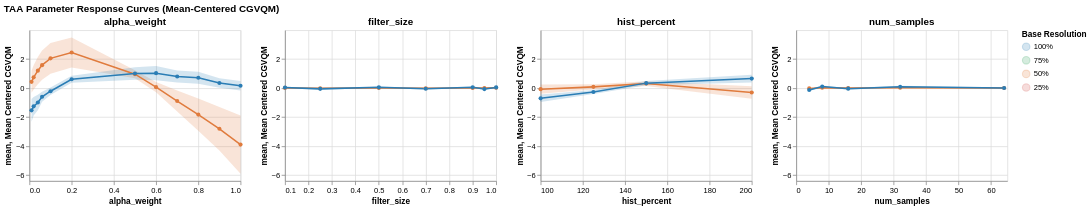

Source (notebook cell):
### Code cell
df_cent = load_df(JSON_PATH, center=True)
agg = df_cent.groupby(['parameter', 'resolution', 'value'])['score_centered'].agg(['mean', 'std', 'count']).reset_index()
agg['ci95'] = 1.96 * (agg['std'] / np.sqrt(agg['count']))
agg['resolution'] = agg['resolution'].astype(str) + '%'

y_min = (agg['mean'] - agg['ci95']).min() - 0.5
y_max = (agg['mean'] + agg['ci95']).max() + 0.5
y_scale = alt.Scale(domain=[y_min, y_max])

charts = []
for param in PARAMS:
    sub = agg[agg['parameter'] == param]
    band = alt.Chart(sub).mark_errorband(opacity=0.2).encode(
        x=alt.X('value:Q', title=param),
        y=alt.Y('mean:Q', scale=y_scale),
        yError='ci95:Q',
        color=alt.Color('resolution:N', scale=color_scale, sort=res_order)
    )
    line = alt.Chart(sub).mark_line(point=True).encode(
        x=alt.X('value:Q', title=param),
        y=alt.Y('mean:Q', title='Mean Centered CGVQM', scale=y_scale),
        color=alt.Color('resolution:N', title='Base Resolution', scale=color_scale, sort=res_order),
        tooltip=['resolution', 'value', alt.Tooltip('mean:Q', format='.3f'), alt.Tooltip('ci95:Q', format='.3f')]
    )
    charts.append((band + line).properties(title=f'{param}', width=280, height=200))

alt.hconcat(*[alt.hconcat(*charts[:2]), alt.hconcat(*charts[2:])]).resolve_scale(color='shared').properties(
    title='TAA Parameter Response Curves (Mean-Centered CGVQM)'
)

### Figure 1 — Vega-Lite specification as saved in the notebook (floating-point values rounded to 4 significant figures)
{"config": {"view": {"continuousWidth": 300, "continuousHeight": 300}}, "hconcat": [{"hconcat": [{"layer": [{"mark": {"type": "errorband", "opacity": 0.2}, "encoding": {"color": {"field": "resolution", "scale": {"domain": ["100%", "75%", "50%", "25%"], "range": ["#2a7db5", "#2ca05a", "#e07b3d", "#d4504a"]}, "sort": ["100%", "75%", "50%", "25%"], "type": "nominal"}, "x": {"field": "value", "title": "alpha_weight", "type": "quantitative"}, "y": {"field": "mean", "scale": {"domain": [-6.397, 3.982]}, "type": "quantitative"}, "yError": {"field": "ci95"}}}, {"mark": {"type": "line", "point": true}, "encoding": {"color": {"field": "resolution", "scale": {"domain": ["100%", "75%", "50%", "25%"], "range": ["#2a7db5", "#2ca05a", "#e07b3d", "#d4504a"]}, "sort": ["100%", "75%", "50%", "25%"], "title": "Base Resolution", "type": "nominal"}, "tooltip": [{"field": "resolution", "type": "nominal"}, {"field": "value", "type": "quantitative"}, {"field": "mean", "format": ".3f", "type": "quantitative"}, {"field": "ci95", "format": ".3f", "type": "quantitative"}], "x": {"field": "value", "title": "alpha_weight", "type": "quantitative"}, "y": {"field": "mean", "scale": {"domain": [-6.397, 3.982]}, "title": "Mean Centered CGVQM", "type": "quantitative"}}}], "data": {"name": "data-637325ffd3760d01943e40e42c86f2dd"}, "height": 200, "title": "alpha_weight", "width": 280}, {"layer": [{"mark": {"type": "errorband", "opacity": 0.2}, "encoding": {"color": {"field": "resolution", "scale": {"domain": ["100%", "75%", "50%", "25%"], "range": ["#2a7db5", "#2ca05a", "#e07b3d", "#d4504a"]}, "sort": ["100%", "75%", "50%", "25%"], "type": "nominal"}, "x": {"field": "value", "title": "filter_size", "type": "quantitative"}, "y": {"field": "mean", "scale": {"domain": [-6.397, 3.982]}, "type": "quantitative"}, "yError": {"field": "ci95"}}}, {"mark": {"type": "line", "point": true}, "encoding": {"color": {"field": "resolution", "scale": {"domain": ["100%", "75%", "50%", "25%"], "range": ["#2a7db5", "#2ca05a", "#e07b3d", "#d4504a"]}, "sort": ["100%", "75%", "50%", "25%"], "title": "Base Resolution", "type": "nominal"}, "tooltip": [{"field": "resolution", "type": "nominal"}, {"field": "value", "type": "quantitative"}, {"field": "mean", "format": ".3f", "type": "quantitative"}, {"field": "ci95", "format": ".3f", "type": "quantitative"}], "x": {"field": "value", "title": "filter_size", "type": "quantitative"}, "y": {"field": "mean", "scale": {"domain": [-6.397, 3.982]}, "title": "Mean Centered CGVQM", "type": "quantitative"}}}], "data": {"name": "data-4c468becb2d68f17247b52808ff0f6a9"}, "height": 200, "title": "filter_size", "width": 280}]}, {"hconcat": [{"layer": [{"mark": {"type": "errorband", "opacity": 0.2}, "encoding": {"color": {"field": "resolution", "scale": {"domain": ["100%", "75%", "50%", "25%"], "range": ["#2a7db5", "#2ca05a", "#e07b3d", "#d4504a"]}, "sort": ["100%", "75%", "50%", "25%"], "type": "nominal"}, "x": {"field": "value", "title": "hist_percent", "type": "quantitative"}, "y": {"field": "mean", "scale": {"domain": [-6.397, 3.982]}, "type": "quantitative"}, "yError": {"field": "ci95"}}}, {"mark": {"type": "line", "point": true}, "encoding": {"color": {"field": "resolution", "scale": {"domain": ["100%", "75%", "50%", "25%"], "range": ["#2a7db5", "#2ca05a", "#e07b3d", "#d4504a"]}, "sort": ["100%", "75%", "50%", "25%"], "title": "Base Resolution", "type": "nominal"}, "tooltip": [{"field": "resolution", "type": "nominal"}, {"field": "value", "type": "quantitative"}, {"field": "mean", "format": ".3f", "type": "quantitative"}, {"field": "ci95", "format": ".3f", "type": "quantitative"}], "x": {"field": "value", "title": "hist_percent", "type": "quantitative"}, "y": {"field": "mean", "scale": {"domain": [-6.397, 3.982]}, "title": "Mean Centered CGVQM", "type": "quantitative"}}}], "data": {"name": "data-9c4e0b7355debc02b711f435f13a50ad"}, "height": 200, "title": "hist_percent", "width": 280}, {"layer": [{"mark": {"type": "errorband", "opacity": 0.2}, "encoding": {"color": {"field": "resolution", "scale": {"domain": ["100%", "75%", "50%", "25%"], "range": ["#2a7db5", "#2ca05a", "#e07b3d", "#d4504a"]}, "sort": ["100%", "75%", "50%", "25%"], "type": "nominal"}, "x": {"field": "value", "title": "num_samples", "type": "quantitative"}, "y": {"field": "mean", "scale": {"domain": [-6.397, 3.982]}, "type": "quantitative"}, "yError": {"field": "ci95"}}}, {"mark": {"type": "line", "point": true}, "encoding": {"color": {"field": "resolution", "scale": {"domain": ["100%", "75%", "50%", "25%"], "range": ["#2a7db5", "#2ca05a", "#e07b3d", "#d4504a"]}, "sort": ["100%", "75%", "50%", "25%"], "title": "Base Resolution", "type": "nominal"}, "tooltip": [{"field": "resolution", "type": "nominal"}, {"field": "value", "type": "quantitative"}, {"field": "mean", "format": ".3f", "type": "quantitative"}, {"field": "ci95", "format": ".3f", "type": "quantitative"}], "x": {"field": "value", "title": "num_samples", "type": "quantitative"}, "y": {"field": "mean", "scale": {"domain": [-6.397, 3.982]}, "title": "Mean Centered CGVQM", "type": "quantitative"}}}], "data": {"name": "data-495fcba746fd2c0a3f455f22866c14bc"}, "height": 200, "title": "num_samples", "width": 280}]}], "resolve": {"scale": {"color": "shared"}}, "title": "TAA Parameter Response Curves (Mean-Centered CGVQM)", "$schema": "https://vega.github.io/schema/vega-lite/v6.1.0.json", "datasets": {"data-637325ffd3760d01943e40e42c86f2dd": [{"parameter": "alpha_weight", "resolution": "50%", "value": 0.01, "mean": 0.4271, "std": 1.724, "count": 20, "ci95": 0.7555}, {"parameter": "alpha_weight", "resolution": "50%", "value": 0.02, "mean": 0.7351, "std": 1.902, "count": 20, "ci95": 0.8337}, {"parameter": "alpha_weight", "resolution": "50%", "value": 0.04, "mean": 1.194, "std": 2.134, "count": 20, "ci95": 0.9352}, {"parameter": "alpha_weight", "resolution": "50%", "value": 0.06, "mean": 1.575, "std": 2.291, "count": 20, "ci95": 1.004}, {"parameter": "alpha_weight", "resolution": "50%", "value": 0.1, "mean": 2.042, "std": 2.42, "count": 20, "ci95": 1.061}, {"parameter": "alpha_weight", "resolution": "50%", "value": 0.2, "mean": 2.447, "std": 2.362, "count": 20, "ci95": 1.035}, {"parameter": "alpha_weight", "resolution": "50%", "value": 0.5, "mean": 0.9498, "std": 0.6141, "count": 20, "ci95": 0.2692}, {"parameter": "alpha_weight", "resolution": "50%", "value": 0.6, "mean": 0.05921, "std": 0.8025, "count": 20, "ci95": 0.3517}, {"parameter": "alpha_weight", "resolution": "50%", "value": 0.7, "mean": -0.8962, "std": 1.655, "count": 20, "ci95": 0.7253}, {"parameter": "alpha_weight", "resolution": "50%", "value": 0.8, "mean": -1.83, "std": 2.522, "count": 20, "ci95": 1.106}, {"parameter": "alpha_weight", "resolution": "50%", "value": 0.9, "mean": -2.807, "std": 3.428, "count": 20, "ci95": 1.502}, {"parameter": "alpha_weight", "resolution": "50%", "value": 1.0, "mean": -3.896, "std": 4.566, "count": 20, "ci95": 2.001}, {"parameter": "alpha_weight", "resolution": "71%", "value": 0.01, "mean": -0.778, "std": 1.218, "count": 20, "ci95": 0.5339}, {"parameter": "alpha_weight", "resolution": "71%", "value": 0.02, "mean": -0.5658, "std": 1.126, "count": 20, "ci95": 0.4935}, {"parameter": "alpha_weight", "resolution": "71%", "value": 0.04, "mean": -0.1546, "std": 0.985, "count": 20, "ci95": 0.4317}, {"parameter": "alpha_weight", "resolution": "71%", "value": 0.06, "mean": 0.1716, "std": 0.9363, "count": 20, "ci95": 0.4104}, {"parameter": "alpha_weight", "resolution": "71%", "value": 0.1, "mean": 0.6819, "std": 1.029, "count": 20, "ci95": 0.4511}, {"parameter": "alpha_weight", "resolution": "71%", "value": 0.2, "mean": 1.346, "std": 1.236, "count": 20, "ci95": 0.5415}, {"parameter": "alpha_weight", "resolution": "71%", "value": 0.5, "mean": 1.174, "std": 1.004, "count": 20, "ci95": 0.4401}, {"parameter": "alpha_weight", "resolution": "71%", "value": 0.6, "mean": 0.79, "std": 0.7316, "count": 20, "ci95": 0.3207}, {"parameter": "alpha_weight", "resolution": "71%", "value": 0.7, "mean": 0.2887, "std": 0.7044, "count": 20, "ci95": 0.3087}, {"parameter": "alpha_weight", "resolution": "71%", "value": 0.8, "mean": -0.2841, "std": 0.9678, "count": 20, "ci95": 0.4241}, {"parameter": "alpha_weight", "resolution": "71%", "value": 0.9, "mean": -0.956, "std": 1.489, "count": 20, "ci95": 0.6526}, {"parameter": "alpha_weight", "resolution": "71%", "value": 1.0, "mean": -1.714, "std": 2.23, "count": 20, "ci95": 0.9773}, {"parameter": "alpha_weight", "resolution": "87%", "value": 0.01, "mean": -1.313, "std": 1.535, "count": 20, "ci95": 0.6727}, {"parameter": "alpha_weight", "resolution": "87%", "value": 0.02, "mean": -1.129, "std": 1.32, "count": 20, "ci95": 0.5787}, {"parameter": "alpha_weight", "resolution": "87%", "value": 0.04, "mean": -0.7645, "std": 0.9718, "count": 20, "ci95": 0.4259}, {"parameter": "alpha_weight", "resolution": "87%", "value": 0.06, "mean": -0.4751, "std": 0.7601, "count": 20, "ci95": 0.3331}, {"parameter": "alpha_weight", "resolution": "87%", "value": 0.1, "mean": 0.02669, "std": 0.4599, "count": 20, "ci95": 0.2016}, {"parameter": "alpha_weight", "resolution": "87%", "value": 0.2, "mean": 0.71, "std": 0.6941, "count": 20, "ci95": 0.3042}, {"parameter": "alpha_weight", "resolution": "87%", "value": 0.5, "mean": 1.123, "std": 1.024, "count": 20, "ci95": 0.449}, {"parameter": "alpha_weight", "resolution": "87%", "value": 0.6, "mean": 0.9397, "std": 0.9643, "count": 20, "ci95": 0.4226}, {"parameter": "alpha_weight", "resolution": "87%", "value": 0.7, "mean": 0.7514, "std": 0.8775, "count": 20, "ci95": 0.3846}, {"parameter": "alpha_weight", "resolution": "87%", "value": 0.8, "mean": 0.4137, "std": 0.7275, "count": 20, "ci95": 0.3189}, {"parameter": "alpha_weight", "resolution": "87%", "value": 0.9, "mean": 0.07836, "std": 0.7122, "count": 20, "ci95": 0.3121}, {"parameter": "alpha_weight", "resolution": "87%", "value": 1.0, "mean": -0.3609, "std": 0.7521, "count": 20, "ci95": 0.3296}, {"parameter": "alpha_weight", "resolution": "100%", "value": 0.01, "mean": -1.538, "std": 1.774, "count": 20, "ci95": 0.7776}, {"parameter": "alpha_weight", "resolution": "100%", "value": 0.02, "mean": -1.262, "std": 1.452, "count": 20, "ci95": 0.6363}, {"parameter": "alpha_weight", "resolution": "100%", "value": 0.04, "mean": -0.9962, "std": 1.203, "count": 20, "ci95": 0.5273}, {"parameter": "alpha_weight", "resolution": "100%", "value": 0.06, "mean": -0.6009, "std": 0.7988, "count": 20, "ci95": 0.3501}, {"parameter": "alpha_weight", "resolution": "100%", "value": 0.1, "mean": -0.2217, "std": 0.5909, "count": 20, "ci95": 0.259}, {"parameter": "alpha_weight", "resolution": "100%", "value": 0.2, "mean": 0.6026, "std": 0.5596, "count": 20, "ci95": 0.2453}, {"parameter": "alpha_weight", "resolution": "100%", "value": 0.5, "mean": 0.9991, "std": 0.9849, "count": 20, "ci95": 0.4316}, {"parameter": "alpha_weight", "resolution": "100%", "value": 0.6, "mean": 1.022, "std": 1.122, "count": 20, "ci95": 0.4919}, {"parameter": "alpha_weight", "resolution": "100%", "value": 0.7, "mean": 0.7897, "std": 0.9347, "count": 20, "ci95": 0.4096}, {"parameter": "alpha_weight", "resolution": "100%", "value": 0.8, "mean": 0.7074, "std": 0.9555, "count": 20, "ci95": 0.4188}, {"parameter": "alpha_weight", "resolution": "100%", "value": 0.9, "mean": 0.3461, "std": 0.7362, "count": 20, "ci95": 0.3227}, {"parameter": "alpha_weight", "resolution": "100%", "value": 1.0, "mean": 0.1529, "std": 0.741, "count": 20, "ci95": 0.3248}], "data-4c468becb2d68f17247b52808ff0f6a9": [{"parameter": "filter_size", "resolution": "50%", "value": 0.1, "mean": 0.005882, "std": 0.08596, "count": 20, "ci95": 0.03767}, {"parameter": "filter_size", "resolution": "50%", "value": 0.25, "mean": -0.01539, "std": 0.1191, "count": 20, "ci95": 0.05218}, {"parameter": "filter_size", "resolution": "50%", "value": 0.5, "mean": -0.0008203, "std": 0.07591, "count": 20, "ci95": 0.03327}, {"parameter": "filter_size", "resolution": "50%", "value": 0.7, "mean": -0.0131, "std": 0.1167, "count": 20, "ci95": 0.05115}, {"parameter": "filter_size", "resolution": "50%", "value": 0.9, "mean": 0.002611, "std": 0.08599, "count": 20, "ci95": 0.03769}, {"parameter": "filter_size", "resolution": "50%", "value": 0.95, "mean": 0.001544, "std": 0.08755, "count": 20, "ci95": 0.03837}, {"parameter": "filter_size", "resolution": "50%", "value": 1.0, "mean": 0.01927, "std": 0.08623, "count": 20, "ci95": 0.03779}, {"parameter": "filter_size", "resolution": "71%", "value": 0.1, "mean": -0.01644, "std": 0.1297, "count": 20, "ci95": 0.05685}, {"parameter": "filter_size", "resolution": "71%", "value": 0.25, "mean": 0.002828, "std": 0.1213, "count": 20, "ci95": 0.05317}, {"parameter": "filter_size", "resolution": "71%", "value": 0.5, "mean": 0.002011, "std": 0.09059, "count": 20, "ci95": 0.0397}, {"parameter": "filter_size", "resolution": "71%", "value": 0.7, "mean": -0.001454, "std": 0.1235, "count": 20, "ci95": 0.05412}, {"parameter": "filter_size", "resolution": "71%", "value": 0.9, "mean": 0.004888, "std": 0.07667, "count": 20, "ci95": 0.0336}, {"parameter": "filter_size", "resolution": "71%", "value": 0.95, "mean": 0.008458, "std": 0.1315, "count": 20, "ci95": 0.05765}, {"parameter": "filter_size", "resolution": "71%", "value": 1.0, "mean": -0.000286, "std": 0.08694, "count": 20, "ci95": 0.0381}, {"parameter": "filter_size", "resolution": "87%", "value": 0.1, "mean": -0.00324, "std": 0.1185, "count": 20, "ci95": 0.05194}, {"parameter": "filter_size", "resolution": "87%", "value": 0.25, "mean": 0.007664, "std": 0.1598, "count": 20, "ci95": 0.07004}, {"parameter": "filter_size", "resolution": "87%", "value": 0.5, "mean": -0.01524, "std": 0.1132, "count": 20, "ci95": 0.04962}, {"parameter": "filter_size", "resolution": "87%", "value": 0.7, "mean": 0.004368, "std": 0.1424, "count": 20, "ci95": 0.06239}, {"parameter": "filter_size", "resolution": "87%", "value": 0.9, "mean": -0.008183, "std": 0.1168, "count": 20, "ci95": 0.05118}, {"parameter": "filter_size", "resolution": "87%", "value": 0.95, "mean": 0.01694, "std": 0.1544, "count": 20, "ci95": 0.06765}, {"parameter": "filter_size", "resolution": "87%", "value": 1.0, "mean": -0.002306, "std": 0.1206, "count": 20, "ci95": 0.05286}, {"parameter": "filter_size", "resolution": "100%", "value": 0.1, "mean": 0.03795, "std": 0.1085, "count": 20, "ci95": 0.04753}, {"parameter": "filter_size", "resolution": "100%", "value": 0.25, "mean": -0.05901, "std": 0.1516, "count": 20, "ci95": 0.06645}, {"parameter": "filter_size", "resolution": "100%", "value": 0.5, "mean": 0.04708, "std": 0.1032, "count": 20, "ci95": 0.04524}, {"parameter": "filter_size", "resolution": "100%", "value": 0.7, "mean": -0.04658, "std": 0.1397, "count": 20, "ci95": 0.06124}, {"parameter": "filter_size", "resolution": "100%", "value": 0.9, "mean": 0.05158, "std": 0.09888, "count": 20, "ci95": 0.04334}, {"parameter": "filter_size", "resolution": "100%", "value": 0.95, "mean": -0.07288, "std": 0.1291, "count": 20, "ci95": 0.05659}, {"parameter": "filter_size", "resolution": "100%", "value": 1.0, "mean": 0.04187, "std": 0.1101, "count": 20, "ci95": 0.04827}], "data-9c4e0b7355debc02b711f435f13a50ad": [{"parameter": "hist_percent", "resolution": "50%", "value": 100.0, "mean": -0.07749, "std": 0.727, "count": 20, "ci95": 0.3186}, {"parameter": "hist_percent", "resolution": "50%", "value": 125.0, "mean": 0.07866, "std": 0.4157, "count": 20, "ci95": 0.1822}, {"parameter": "hist_percent", "resolution": "50%", "value": 150.0, "mean": 0.3059, "std": 0.3843, "count": 20, "ci95": 0.1684}, {"parameter": "hist_percent", "resolution": "50%", "value": 200.0, "mean": -0.307, "std": 0.9873, "count": 20, "ci95": 0.4327}, {"parameter": "hist_percent", "resolution": "71%", "value": 100.0, "mean": -0.6867, "std": 0.6476, "count": 20, "ci95": 0.2838}, {"parameter": "hist_percent", "resolution": "71%", "value": 125.0, "mean": -0.1179, "std": 0.254, "count": 20, "ci95": 0.1113}, {"parameter": "hist_percent", "resolution": "71%", "value": 150.0, "mean": 0.2706, "std": 0.2423, "count": 20, "ci95": 0.1062}, {"parameter": "hist_percent", "resolution": "71%", "value": 200.0, "mean": 0.534, "std": 0.6629, "count": 20, "ci95": 0.2905}, {"parameter": "hist_percent", "resolution": "87%", "value": 100.0, "mean": -0.7567, "std": 0.6414, "count": 20, "ci95": 0.2811}, {"parameter": "hist_percent", "resolution": "87%", "value": 125.0, "mean": -0.187, "std": 0.2503, "count": 20, "ci95": 0.1097}, {"parameter": "hist_percent", "resolution": "87%", "value": 150.0, "mean": 0.2871, "std": 0.2471, "count": 20, "ci95": 0.1083}, {"parameter": "hist_percent", "resolution": "87%", "value": 200.0, "mean": 0.6566, "std": 0.6479, "count": 20, "ci95": 0.2839}, {"parameter": "hist_percent", "resolution": "100%", "value": 100.0, "mean": -0.711, "std": 0.5855, "count": 20, "ci95": 0.2566}, {"parameter": "hist_percent", "resolution": "100%", "value": 125.0, "mean": -0.2753, "std": 0.324, "count": 20, "ci95": 0.142}, {"parameter": "hist_percent", "resolution": "100%", "value": 150.0, "mean": 0.3364, "std": 0.327, "count": 20, "ci95": 0.1433}, {"parameter": "hist_percent", "resolution": "100%", "value": 200.0, "mean": 0.6499, "std": 0.615, "count": 20, "ci95": 0.2695}], "data-495fcba746fd2c0a3f455f22866c14bc": [{"parameter": "num_samples", "resolution": "50%", "value": 4.0, "mean": -0.02612, "std": 0.1058, "count": 20, "ci95": 0.04638}, {"parameter": "num_samples", "resolution": "50%", "value": 8.0, "mean": 0.0175, "std": 0.1222, "count": 20, "ci95": 0.05357}, {"parameter": "num_samples", "resolution": "50%", "value": 16.0, "mean": -0.00503, "std": 0.07608, "count": 20, "ci95": 0.03334}, {"parameter": "num_samples", "resolution": "50%", "value": 32.0, "mean": 0.0165, "std": 0.1273, "count": 20, "ci95": 0.05578}, {"parameter": "num_samples", "resolution": "50%", "value": 64.0, "mean": -0.00285, "std": 0.0846, "count": 20, "ci95": 0.03708}, {"parameter": "num_samples", "resolution": "71%", "value": 4.0, "mean": 0.01173, "std": 0.113, "count": 20, "ci95": 0.04953}, {"parameter": "num_samples", "resolution": "71%", "value": 8.0, "mean": -0.01849, "std": 0.1407, "count": 20, "ci95": 0.06168}, {"parameter": "num_samples", "resolution": "71%", "value": 16.0, "mean": -0.001367, "std": 0.09589, "count": 20, "ci95": 0.04202}, {"parameter": "num_samples", "resolution": "71%", "value": 32.0, "mean": -0.007103, "std": 0.1578, "count": 20, "ci95": 0.06915}, {"parameter": "num_samples", "resolution": "71%", "value": 64.0, "mean": 0.01523, "std": 0.1062, "count": 20, "ci95": 0.04653}, {"parameter": "num_samples", "resolution": "87%", "value": 4.0, "mean": -0.005715, "std": 0.1212, "count": 20, "ci95": 0.05313}, {"parameter": "num_samples", "resolution": "87%", "value": 8.0, "mean": -0.01517, "std": 0.1584, "count": 20, "ci95": 0.06942}, {"parameter": "num_samples", "resolution": "87%", "value": 16.0, "mean": -0.002975, "std": 0.1271, "count": 20, "ci95": 0.0557}, {"parameter": "num_samples", "resolution": "87%", "value": 32.0, "mean": 0.003477, "std": 0.1656, "count": 20, "ci95": 0.07257}, {"parameter": "num_samples", "resolution": "87%", "value": 64.0, "mean": 0.02038, "std": 0.09469, "count": 20, "ci95": 0.0415}, {"parameter": "num_samples", "resolution": "100%", "value": 4.0, "mean": -0.1394, "std": 0.1393, "count": 20, "ci95": 0.06106}, {"parameter": "num_samples", "resolution": "100%", "value": 8.0, "mean": 0.09804, "std": 0.1543, "count": 20, "ci95": 0.06764}, {"parameter": "num_samples", "resolution": "100%", "value": 16.0, "mean": -0.04378, "std": 0.114, "count": 20, "ci95": 0.04997}, {"parameter": "num_samples", "resolution": "100%", "value": 32.0, "mean": 0.08764, "std": 0.1613, "count": 20, "ci95": 0.07069}, {"parameter": "num_samples", "resolution": "100%", "value": 64.0, "mean": -0.002503, "std": 0.1019, "count": 20, "ci95": 0.04464}]}}
